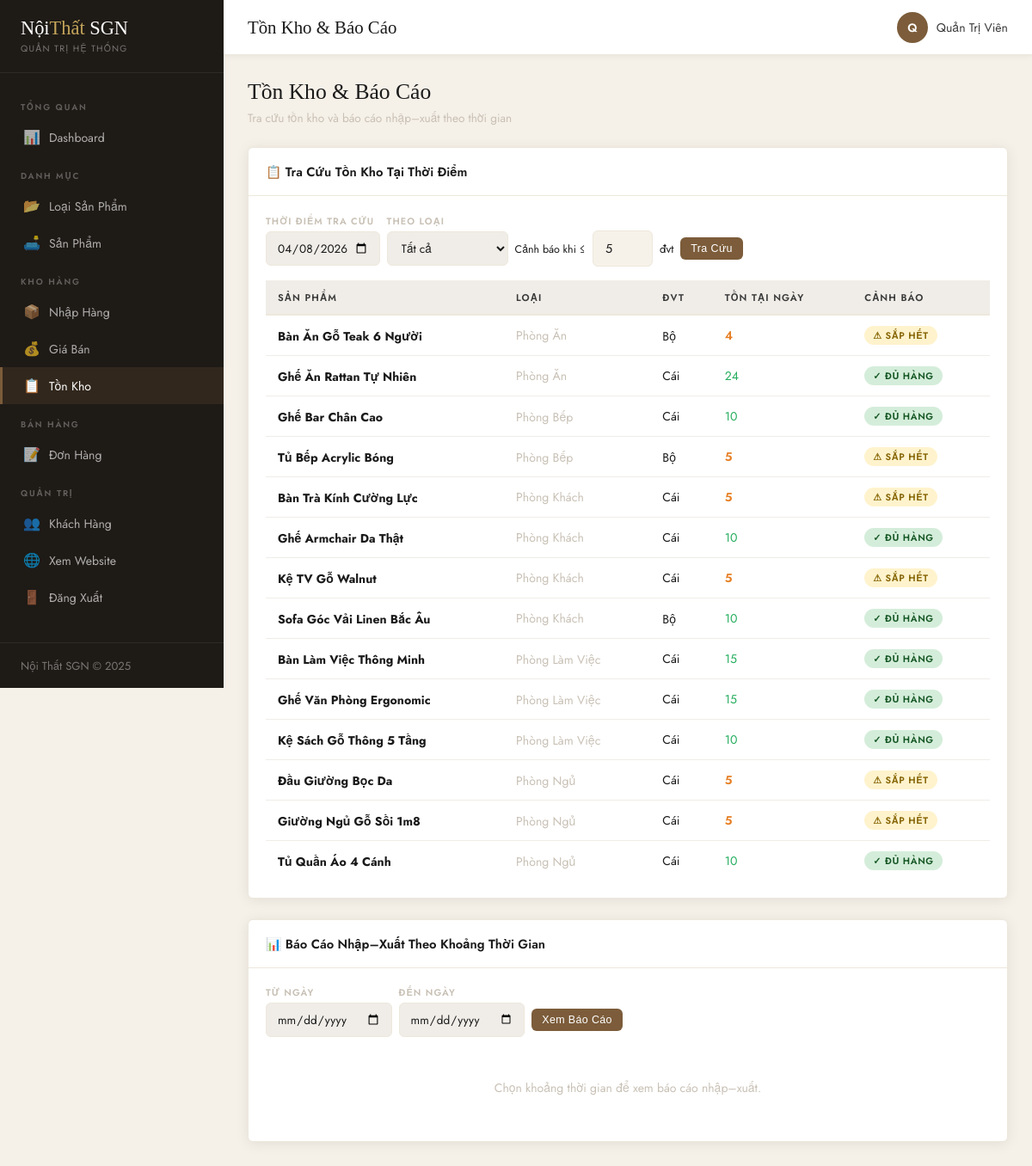
Page /NoiThat/admin/inventory.php (signed in) on the committed database.
### tables this page shows
CREATE TABLE `san_pham` (
  `ma_sp` int(11) NOT NULL,
  `ma_loai` int(11) NOT NULL,
  `ten_sp` varchar(200) NOT NULL,
  `mo_ta` text DEFAULT NULL,
  `don_vi_tinh` varchar(30) DEFAULT 'Cái',
  `hinh` varchar(255) DEFAULT NULL,
  `tl_loi_nhuan` decimal(5,2) DEFAULT 20.00 COMMENT '% lợi nhuận mặc định',
  `trang_thai` tinyint(1) DEFAULT 1 COMMENT '1=đang bán, 0=ẩn',
  `created_at` datetime DEFAULT current_timestamp()
);

CREATE TABLE `loai_sp` (
  `ma_loai` int(11) NOT NULL,
  `ten_loai` varchar(100) NOT NULL,
  `mo_ta` text DEFAULT NULL,
  `trang_thai` tinyint(1) DEFAULT 1 COMMENT '1=hiện, 0=ẩn',
  `created_at` datetime DEFAULT current_timestamp()
);

### NoiThat/admin/inventory.php (the view, shortened to what this page needs)
<?php
require_once __DIR__ . '/includes/header.php';
$threshold = (int)($_POST['threshold'] ?? $_GET['threshold'] ?? 5);
$f_loai   = (int)($_GET['loai'] ?? 0);
$f_from   = $_GET['from'] ?? '';
$f_to     = $_GET['to']   ?? '';
$f_date   = $_GET['date'] ?? date('Y-m-d');
$loai_filter = $f_loai ? "AND sp.ma_loai=$f_loai" : '';
$ton_query = "
    SELECT sp.ma_sp, sp.ten_sp, ls.ten_loai, sp.don_vi_tinh,
           COALESCE(SUM(CASE WHEN pn.trang_thai=1 AND pn.ngay_nhap<='$f_date' THEN cn.so_luong ELSE 0 END), 0) as tong_nhap,
           COALESCE((SELECT SUM(cd.so_luong) FROM chitiet_dh cd JOIN don_hang dh ON cd.ma_dh=dh.ma_dh WHERE cd.ma_sp=sp.ma_sp AND dh.trang_thai='da_giao' AND DATE(dh.ngay_dat)<='$f_date'), 0) as tong_ban,
           COALESCE(tk.so_luong, 0) as ton_hien_tai,
           (
               COALESCE(tk.so_luong, 0)
               - COALESCE(SUM(CASE WHEN pn.trang_thai=1 AND pn.ngay_nhap>'$f_date' THEN cn.so_luong ELSE 0 END), 0)
               + COALESCE((SELECT SUM(cd2.so_luong) FROM chitiet_dh cd2 JOIN don_hang dh2 ON cd2.ma_dh=dh2.ma_dh WHERE cd2.ma_sp=sp.ma_sp AND dh2.trang_thai='da_giao' AND DATE(dh2.ngay_dat)>'$f_date'), 0)
           ) as ton_tai_ngay
    FROM san_pham sp
    JOIN loai_sp ls ON sp.ma_loai=ls.ma_loai
    LEFT JOIN ton_kho tk ON sp.ma_sp=tk.ma_sp
    LEFT JOIN chitiet_nhap cn ON sp.ma_sp=cn.ma_sp
    LEFT JOIN phieu_nhap pn ON cn.ma_phieu=pn.ma_phieu
    WHERE sp.trang_thai=1 $loai_filter
    GROUP BY sp.ma_sp
    ORDER BY ls.ten_loai, sp.ten_sp
";
$ton_result = $conn->query($ton_query);
$ton_data = [];
while ($row = $ton_result->fetch_assoc()) {
    $ton_data[] = $row;
}
$bao_cao = null;
?>
<div class="mb-20">
    <h2 class="page-title">Tồn Kho & Báo Cáo</h2>
    <p class="page-sub">Tra cứu tồn kho và báo cáo nhập–xuất theo thời gian</p>
</div>
<div class="admin-card mb-24">
    <div class="admin-card-header"><h3>📋 Tra Cứu Tồn Kho Tại Thời Điểm</h3></div>
    <div class="admin-card-body">
        <form method="GET" class="d-flex gap-8 align-center flex-wrap mb-16">
            <div class="filter-item">
                <label>Thời điểm tra cứu</label>
                <input type="date" name="date" value="<?= $f_date ?>" max="<?= date('Y-m-d') ?>">
            </div>
            <div class="filter-item">
                <label>Theo loại</label>
                <select name="loai">
                    <option value="0">Tất cả</option>
                </select>
            </div>
            <div style="padding-top:20px;display:flex;gap:8px;align-items:center;">
                <label style="font-size:0.78rem;white-space:nowrap;">Cảnh báo khi ≤</label>
                <input type="number" name="threshold" value="<?= $threshold ?>" min="1" style="width:70px;" class="form-control">
                <span style="font-size:0.82rem;">đvt</span>
            </div>
            <div style="padding-top:20px;">
                <button type="submit" class="btn btn-primary btn-sm">Tra Cứu</button>
            </div>
        </form>
        <table class="data-table">
            <thead>
                <tr>
                    <th>Sản phẩm</th><th>Loại</th><th>ĐVT</th>
                    <th>Tồn tại ngày</th><th>Cảnh báo</th>
                </tr>
            </thead>
            <tbody>
                <?php foreach ($ton_data as $row): ?>
                <tr>
                    <td><strong><?= htmlspecialchars($row['ten_sp']) ?></strong></td>
                    <td class="text-muted"><?= htmlspecialchars($row['ten_loai']) ?></td>
                    <td><?= htmlspecialchars($row['don_vi_tinh']) ?></td>
                    <td>
                        <?php $ton = $row['ton_tai_ngay']; ?>
                        <?php if ($ton <= 0): ?><span class="out-stock">0 — Hết hàng</span>
                        <?php elseif ($ton <= $threshold): ?><span class="low-stock"><?= $ton ?></span>
                        <?php else: ?><span class="in-stock"><?= $ton ?></span><?php endif; ?>
                    </td>
                    <td>
                        <?php if ($ton <= 0): ?><span class="badge badge-danger">🚨 Hết hàng</span>
                        <?php elseif ($ton <= $threshold): ?><span class="badge badge-warning">⚠ Sắp hết</span>
                        <?php else: ?><span class="badge badge-success">✓ Đủ hàng</span><?php endif; ?>
                    </td>
                </tr>
                <?php endforeach; ?>
            </tbody>
        </table>
    </div>
</div>
<div class="admin-card">
    <div class="admin-card-header"><h3>📊 Báo Cáo Nhập–Xuất Theo Khoảng Thời Gian</h3></div>
    <div class="admin-card-body">
        <form method="GET" class="d-flex gap-8 align-center flex-wrap mb-16">
            <div class="filter-item"><label>Từ ngày</label><input type="date" name="from" value="<?= $f_from ?>"></div>
            <div class="filter-item"><label>Đến ngày</label><input type="date" name="to" value="<?= $f_to ?>"></div>
            <div style="padding-top:20px;">
                <button type="submit" class="btn btn-primary btn-sm">Xem Báo Cáo</button>
            </div>
        </form>
        <?php if ($bao_cao): ?>
        <table class="data-table">
            <thead>
                <tr>
                    <th>Sản phẩm</th>
                    <th>Loại</th>
                    <th>Tồn đầu kỳ</th>
                    <th>Nhập trong kỳ</th>
                    <th>Xuất trong kỳ</th>
                    <th>Tồn cuối kỳ</th>
                    <th>Giá vốn BQ</th>
                    <th>Giá bán</th>
                    <th></th>
                </tr>
            </thead>
            <tbody>
                <?php
                $total_nhap = $total_xuat = 0;
                while ($row = $bao_cao->fetch_assoc()):
                    $gia_ban  = ($row['gia_von']??0) * (1 + ($row['tl_loi_nhuan']??20)/100);
                    $total_nhap += $row['tong_nhap_kc'];
                    $total_xuat += $row['tong_xuat_kc'];
                    $mid      = $row['ma_sp'];
                    $ton_dau  = $row['ton_dau_ky'];
                    $ton_cuoi = $ton_dau + $row['tong_nhap_kc'] - $row['tong_xuat_kc'];
                    $detail_nhap = $conn->query("
                        SELECT pn.ma_phieu, pn.ngay_nhap, cn.so_luong, cn.gia_nhap
                        FROM chitiet_nhap cn
                        JOIN phieu_nhap pn ON cn.ma_phieu=pn.ma_phieu
                        WHERE cn.ma_sp=$mid AND pn.trang_thai=1
                        AND pn.ngay_nhap BETWEEN '$f_from' AND '$f_to'
                        ORDER BY pn.ngay_nhap
                    ");
                    $detail_xuat = $conn->query("
                        SELECT dh.ma_dh, dh.ngay_dat, cd.so_luong
                        FROM chitiet_dh cd
                        JOIN don_hang dh ON cd.ma_dh=dh.ma_dh
                        WHERE cd.ma_sp=$mid AND dh.trang_thai='da_giao'
                        AND DATE(dh.ngay_dat) BETWEEN '$f_from' AND '$f_to'
                        ORDER BY dh.ngay_dat
                    ");
                ?>
                <tr>
                    <td><strong><?= htmlspecialchars($row['ten_sp']) ?></strong></td>
                    <td class="text-muted"><?= htmlspecialchars($row['ten_loai']) ?></td>
                    <td><?= number_format($ton_dau) ?></td>
                    <td><span style="color:var(--green);font-weight:600;">+<?= $row['tong_nhap_kc'] ?></span></td>
                    <td><span style="color:var(--red);font-weight:600;">−<?= $row['tong_xuat_kc'] ?></span></td>
                    <td>
                        <?php if ($ton_cuoi<=0): ?><span class="out-stock">0</span>
                        <?php elseif($ton_cuoi<=$threshold): ?><span class="low-stock"><?= $ton_cuoi ?></span>
                        <?php else: ?><span class="in-stock"><?= $ton_cuoi ?></span><?php endif; ?>
                    </td>
                    <td><?= number_format($row['gia_von']??0,0,',','.') ?> ₫</td>
                    <td class="fw-600 text-walnut"><?= number_format($gia_ban,0,',','.') ?> ₫</td>
                    <td>
                        <button type="button" class="btn btn-xs btn-info" onclick="toggleDetail('d<?= $mid ?>')">▼ Chi tiết</button>
                    </td>
                </tr>
                <tr id="d<?= $mid ?>" style="display:none;background:#f9f9f9;">
                    <td colspan="9" style="padding:12px 24px;">
                        <div style="display:grid;grid-template-columns:1fr 1fr;gap:16px;">
                            <div>
                                <strong style="color:var(--green);">📥 Phiếu Nhập</strong>
                                <table style="width:100%;margin-top:8px;font-size:0.85rem;border-collapse:collapse;">
                                    <thead>
                                        <tr style="background:#e8f5e9;">
                                            <th style="padding:6px 10px;text-align:left;">Phiếu #</th>
                                            <th style="padding:6px 10px;text-align:left;">Ngày nhập</th>
                                            <th style="padding:6px 10px;text-align:left;">SL</th>
                                            <th style="padding:6px 10px;text-align:left;">Giá nhập</th>
                                        </tr>
                                    </thead>
                                    <tbody>
                                    <?php if (!$detail_nhap->num_rows): ?>
                                        <tr><td colspan="4" style="padding:8px 10px;color:#999;">Không có phiếu nhập</td></tr>
                                    <?php else: while ($dn = $detail_nhap->fetch_assoc()): ?>
                                        <tr style="border-bottom:1px solid #eee;">
                                            <td style="padding:6px 10px;">#<?= $dn['ma_phieu'] ?></td>
                                            <td style="padding:6px 10px;"><?= date('d/m/Y', strtotime($dn['ngay_nhap'])) ?></td>
                                            <td style="padding:6px 10px;color:var(--green);font-weight:600;">+<?= $dn['so_luong'] ?></td>
                                            <td style="padding:6px 10px;"><?= number_format($dn['gia_nhap'],0,',','.') ?> ₫</td>
                                        </tr>
                                    <?php endwhile; endif; ?>
                                    </tbody>
                                </table>
                            </div>
                            <div>
                                <strong style="color:var(--red);">📤 Đơn Hàng Xuất</strong>
                                <table style="width:100%;margin-top:8px;font-size:0.85rem;border-collapse:collapse;">
                                    <thead>
                                        <tr style="background:#fdecea;">
                                            <th style="padding:6px 10px;text-align:left;">Đơn #</th>
                                            <th style="padding:6px 10px;text-align:left;">Ngày đặt</th>
                                            <th style="padding:6px 10px;text-align:left;">SL</th>
                                        </tr>
                                    </thead>
                                    <tbody>
                                    <?php if (!$detail_xuat->num_rows): ?>
                                        <tr><td colspan="3" style="padding:8px 10px;color:#999;">Không có đơn hàng</td></tr>
                                    <?php else: while ($dx = $detail_xuat->fetch_assoc()): ?>
                                        <tr style="border-bottom:1px solid #eee;">
                                            <td style="padding:6px 10px;">#<?= $dx['ma_dh'] ?></td>
                                            <td style="padding:6px 10px;"><?= date('d/m/Y', strtotime($dx['ngay_dat'])) ?></td>
                                            <td style="padding:6px 10px;color:var(--red);font-weight:600;">−<?= $dx['so_luong'] ?></td>
                                        </tr>
                                    <?php endwhile; endif; ?>
                                    </tbody>
                                </table>
                            </div>
                        </div>
                    </td>
                </tr>
                <?php endwhile; ?>
                <tr style="background:var(--gray-light);">
                    <td colspan="3" class="fw-600">TỔNG CỘNG TRONG KỲ</td>
                    <td class="fw-600" style="color:var(--green);">+<?= number_format($total_nhap) ?></td>
                    <td class="fw-600" style="color:var(--red);">−<?= number_format($total_xuat) ?></td>
                    <td colspan="4"></td>
                </tr>
            </tbody>
        </table>
        <?php else: ?>
        <p class="text-muted" style="text-align:center;padding:32px;">Chọn khoảng thời gian để xem báo cáo nhập–xuất.</p>
        <?php endif; ?>
    </div>
</div>
<?php require_once __DIR__ . '/includes/footer.php'; ?>

### rows in the picture
san_pham: ten_sp "Bàn Ăn Gỗ Teak 6 Người", ma_loai.ten_loai "Phòng Ăn", don_vi_tinh "Bộ", ton "4", shows "⚠ SẮP HẾT"
san_pham: ten_sp "Ghế Ăn Rattan Tự Nhiên", ma_loai.ten_loai "Phòng Ăn", don_vi_tinh "Cái", ton "24", shows "✓ ĐỦ HÀNG"
san_pham: ten_sp "Ghế Bar Chân Cao", ma_loai.ten_loai "Phòng Bếp", don_vi_tinh "Cái", ton "10", shows "✓ ĐỦ HÀNG"
san_pham: ten_sp "Tủ Bếp Acrylic Bóng", ma_loai.ten_loai "Phòng Bếp", don_vi_tinh "Bộ", ton "5", shows "⚠ SẮP HẾT"
san_pham: ten_sp "Bàn Trà Kính Cường Lực", ma_loai.ten_loai "Phòng Khách", don_vi_tinh "Cái", ton "5", shows "⚠ SẮP HẾT"
san_pham: ten_sp "Ghế Armchair Da Thật", ma_loai.ten_loai "Phòng Khách", don_vi_tinh "Cái", ton "10", shows "✓ ĐỦ HÀNG"
san_pham: ten_sp "Kệ TV Gỗ Walnut", ma_loai.ten_loai "Phòng Khách", don_vi_tinh "Cái", ton "5", shows "⚠ SẮP HẾT"
san_pham: ten_sp "Sofa Góc Vải Linen Bắc Âu", ma_loai.ten_loai "Phòng Khách", don_vi_tinh "Bộ", ton "10", shows "✓ ĐỦ HÀNG"
san_pham: ten_sp "Bàn Làm Việc Thông Minh", ma_loai.ten_loai "Phòng Làm Việc", don_vi_tinh "Cái", ton "15", shows "✓ ĐỦ HÀNG"
san_pham: ten_sp "Ghế Văn Phòng Ergonomic", ma_loai.ten_loai "Phòng Làm Việc", don_vi_tinh "Cái", ton "15", shows "✓ ĐỦ HÀNG"
san_pham: ten_sp "Kệ Sách Gỗ Thông 5 Tầng", ma_loai.ten_loai "Phòng Làm Việc", don_vi_tinh "Cái", ton "10", shows "✓ ĐỦ HÀNG"
san_pham: ten_sp "Đầu Giường Bọc Da", ma_loai.ten_loai "Phòng Ngủ", don_vi_tinh "Cái", ton "5", shows "⚠ SẮP HẾT"
san_pham: ten_sp "Giường Ngủ Gỗ Sồi 1m8", ma_loai.ten_loai "Phòng Ngủ", don_vi_tinh "Cái", ton "5", shows "⚠ SẮP HẾT"
san_pham: ten_sp "Tủ Quần Áo 4 Cánh", ma_loai.ten_loai "Phòng Ngủ", don_vi_tinh "Cái", ton "10", shows "✓ ĐỦ HÀNG"

### other values in the picture
$page_title "Tồn Kho & Báo Cáo"
mb_substr($admin_name,0,1,'UTF-8') "Q"
$admin_name "Quản Trị Viên"
